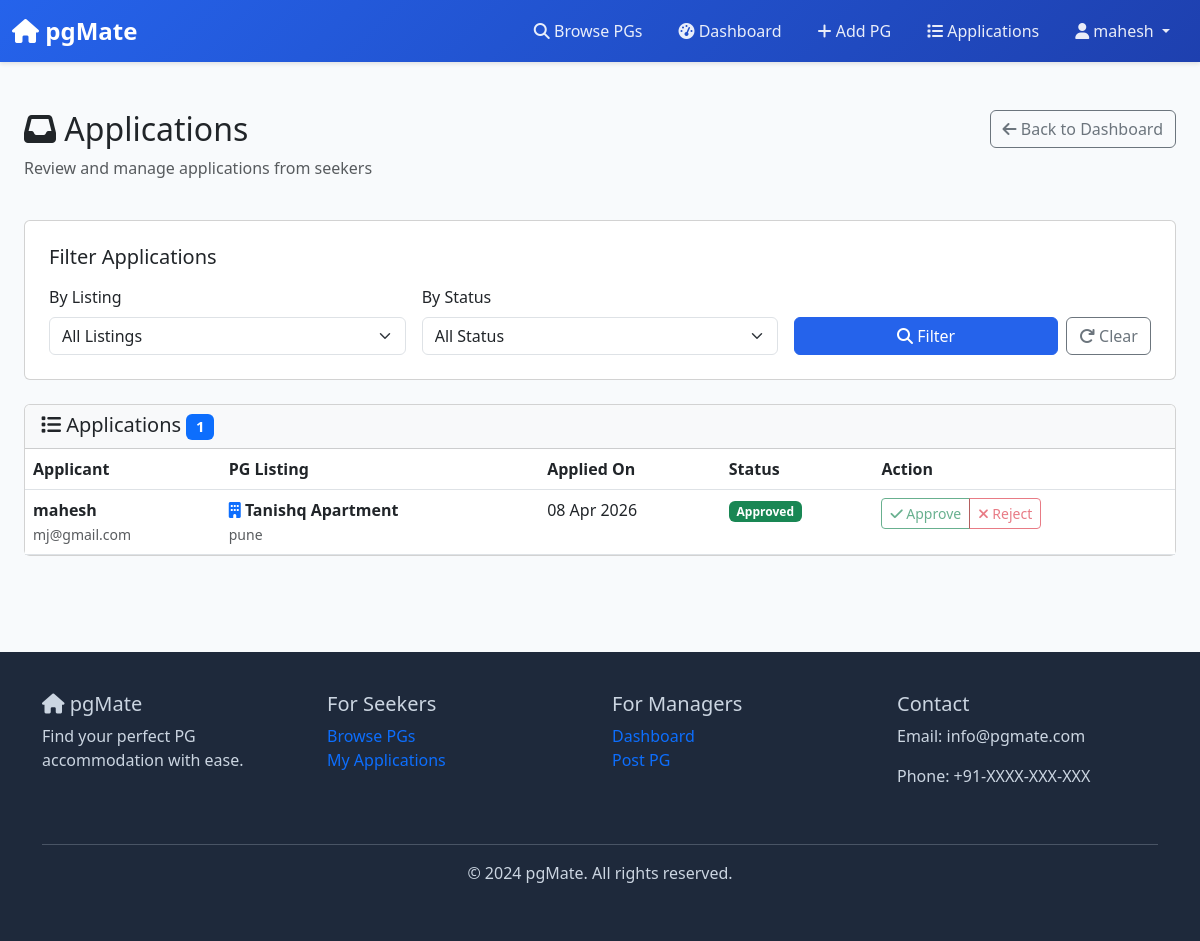
/applications/ (signed in), run on the app's committed database.
### pglistings/models.py (models this page shows, shortened)
class CustomUser(AbstractUser):
    ROLE_CHOICES = [
        ('manager', 'PG Manager'),
        ('seeker', 'Seeker'),
    ]
    user_role = models.CharField(
        max_length=10,
        choices=ROLE_CHOICES,
        default='seeker'
    )
    phone_number = models.CharField(max_length=15, blank=True, null=True)
    profile_image = models.ImageField(upload_to='profile_images/', blank=True, null=True)
    def is_manager(self):
        return self.user_role == 'manager'

class Application(models.Model):
    STATUS_CHOICES = [
        ('pending', 'Pending'),
        ('approved', 'Approved'),
        ('rejected', 'Rejected'),
    ]
    pg = models.ForeignKey(
        PGListing,
        on_delete=models.CASCADE,
        related_name='applications'
    )
    applicant = models.ForeignKey(
        CustomUser,
        on_delete=models.CASCADE,
        related_name='applications',
        limit_choices_to={'user_role': 'seeker'}
    )
    status = models.CharField(
        max_length=20,
        choices=STATUS_CHOICES,
        default='pending'
    )
    applied_on = models.DateTimeField(auto_now_add=True)
    message = models.TextField(blank=True, null=True)
    updated_at = models.DateTimeField(auto_now=True)
    class Meta:
        unique_together = ['pg', 'applicant']
        ordering = ['-applied_on']

class PGListing(models.Model):
    owner = models.ForeignKey(
        CustomUser,
        on_delete=models.CASCADE,
        related_name='pg_listings',
        limit_choices_to={'user_role': 'manager'}
    )
    pg_name = models.CharField(max_length=200)
    description = models.TextField()
    city = models.CharField(max_length=100)
    address = models.TextField()
    price_per_month = models.DecimalField(
        max_digits=10,
        decimal_places=2,
        validators=[MinValueValidator(0)]
    )
    rooms_available = models.IntegerField(validators=[MinValueValidator(1)])
    has_wifi = models.BooleanField(default=False)
    has_ac = models.BooleanField(default=False)
    has_food = models.BooleanField(default=False)
    has_laundry = models.BooleanField(default=False)
    image = models.ImageField(upload_to='pg_images/')
    created_at = models.DateTimeField(auto_now_add=True)
    updated_at = models.DateTimeField(auto_now=True)
    is_active = models.BooleanField(default=True)
    class Meta:
        ordering = ['-created_at']

### pglistings/views.py (the view)
# urls.py: path('applications/', ApplicationListView.as_view(), name='applications_list'),
class ApplicationListView(ManagerRequiredMixin, View):
    def get(self, request):
        listings = PGListing.objects.filter(owner=request.user)
        applications = Application.objects.filter(pg__owner=request.user).select_related('pg', 'applicant')
        status_filter = request.GET.get('status')
        if status_filter:
            applications = applications.filter(status=status_filter)
        listing_filter = request.GET.get('listing')
        if listing_filter:
            applications = applications.filter(pg_id=listing_filter)
        context = {
            'applications': applications,
            'listings': listings,
            'status_filter': status_filter,
            'listing_filter': listing_filter,
        }
        return render(request, 'listings/applications_list.html', context)

### pglistings/views.py (called while the page is built)
    def test_func(self):
        return self.request.user.is_manager()

### templates/listings/applications_list.html (shortened to what this page needs)
{% extends 'base.html' %}
{% block content %}
<div class="container-fluid py-5">
    <div class="row mb-4">
        <div class="col-md-8">
            <h1 class="h2"><i class="fas fa-inbox"></i> Applications</h1>
            <p class="text-muted">Review and manage applications from seekers</p>
        </div>
        <div class="col-md-4 text-end">
            <a href="{% url 'manager_dashboard' %}" class="btn btn-outline-secondary">
                <i class="fas fa-arrow-left"></i> Back to Dashboard
            </a>
        </div>
    </div>
    <div class="card mb-4">
        <div class="card-body">
            <h5 class="card-title mb-3">Filter Applications</h5>
            <form method="GET" class="row g-3">
                <div class="col-md-4">
                    <label class="form-label">By Listing</label>
                    <select name="listing" class="form-select">
                        <option value="">All Listings</option>
                    </select>
                </div>
                <div class="col-md-4">
                    <label class="form-label">By Status</label>
                    <select name="status" class="form-select">
                        <option value="">All Status</option>
                    </select>
                </div>
                <div class="col-md-4 d-flex align-items-end gap-2">
                    <button type="submit" class="btn btn-primary flex-grow-1">
                        <i class="fas fa-search"></i> Filter
                    </button>
                    <a href="{% url 'applications_list' %}" class="btn btn-outline-secondary">
                        <i class="fas fa-redo"></i> Clear
                    </a>
                </div>
            </form>
        </div>
    </div>
    <div class="card">
        <div class="card-header bg-light">
            <h5 class="mb-0">
                <i class="fas fa-list"></i> Applications
                <span class="badge bg-primary">{{ applications.count }}</span>
            </h5>
        </div>
        <div class="card-body p-0">
            {% if applications %}
                <div class="table-responsive">
                    <table class="table table-hover mb-0">
                        <thead>
                            <tr>
                                <th>Applicant</th>
                                <th>PG Listing</th>
                                <th>Applied On</th>
                                <th>Status</th>
                                <th>Action</th>
                            </tr>
                        </thead>
                        <tbody>
                            {% for application in applications %}
                                <tr>
                                    <td>
                                        <strong>{{ application.applicant.get_full_name|default:application.applicant.username }}</strong><br>
                                        <small class="text-muted">{{ application.applicant.email }}</small>
                                    </td>
                                    <td>
                                        <i class="fas fa-building text-primary"></i>
                                        <strong>{{ application.pg.pg_name }}</strong><br>
                                        <small class="text-muted">{{ application.pg.city }}</small>
                                    </td>
                                    <td>{{ application.applied_on|date:"d M Y" }}</td>
                                    <td>
                                        <span class="badge
                                            {% if application.status == 'pending' %}bg-warning
                                            {% elif application.status == 'approved' %}bg-success
                                            {% elif application.status == 'rejected' %}bg-danger
                                            {% endif %}">
                                            {{ application.get_status_display }}
                                        </span>
                                    </td>
                                    <td>
                                        <div class="btn-group btn-group-sm" role="group">
                                            <button type="button" class="btn btn-outline-success" data-bs-toggle="modal" data-bs-target="#updateModal{{ application.id }}" {% if application.status != 'pending' %}disabled{% endif %}>
                                                <i class="fas fa-check"></i> Approve
                                            </button>
                                            <button type="button" class="btn btn-outline-danger" data-bs-toggle="modal" data-bs-target="#rejectModal{{ application.id }}" {% if application.status != 'pending' %}disabled{% endif %}>
                                                <i class="fas fa-times"></i> Reject
                                            </button>
                                        </div>
                                    </td>
                                </tr>
                            {% endfor %}
                        </tbody>
                    </table>
                </div>
            {% else %}
                <div class="p-5 text-center">
                    <i class="fas fa-inbox" style="font-size: 3rem; color: #cbd5e1;"></i>
                    <p class="mt-3 text-muted">No applications found matching your filters.</p>
                </div>
            {% endif %}
        </div>
    </div>
</div>
{% endblock %}

### templates/base.html (shortened to what this page needs)
<!DOCTYPE html>
<html lang="en">
<head>
    <link href="https://cdn.jsdelivr.net/npm/bootstrap@5.3.0/dist/css/bootstrap.min.css" rel="stylesheet">
    <link rel="stylesheet" href="https://cdnjs.cloudflare.com/ajax/libs/font-awesome/6.4.0/css/all.min.css">
</head>
<body>
    <nav class="navbar navbar-expand-lg navbar-dark sticky-top">
        <div class="container-fluid">
            <a class="navbar-brand" href="{% url 'home' %}">
                <i class="fas fa-home"></i> pgMate
            </a>
            <div class="collapse navbar-collapse" id="navbarNav">
                <ul class="navbar-nav ms-auto">
                    <li class="nav-item">
                        <a class="nav-link" href="{% url 'home' %}">
                            <i class="fas fa-search"></i> Browse PGs
                        </a>
                    </li>
                    {% if user.is_authenticated %}
                        {% if user.user_role == 'manager' %}
                            <li class="nav-item">
                                <a class="nav-link" href="{% url 'manager_dashboard' %}">
                                    <i class="fas fa-tachometer-alt"></i> Dashboard
                                </a>
                            </li>
                            <li class="nav-item">
                                <a class="nav-link" href="{% url 'create_listing' %}">
                                    <i class="fas fa-plus"></i> Add PG
                                </a>
                            </li>
                            <li class="nav-item">
                                <a class="nav-link" href="{% url 'applications_list' %}">
                                    <i class="fas fa-list"></i> Applications
                                </a>
                            </li>
                        {% elif user.user_role == 'seeker' %}
                            <li class="nav-item">
                                <a class="nav-link" href="{% url 'seeker_applications' %}">
                                    <i class="fas fa-file-alt"></i> My Applications
                                </a>
                            </li>
                        {% endif %}
                        <li class="nav-item dropdown">
                            <a class="nav-link dropdown-toggle" href="#" id="userDropdown" role="button" data-bs-toggle="dropdown">
                                <i class="fas fa-user"></i> {% if user.first_name %}{{ user.first_name }}{% else %}{{ user.username }}{% endif %}
                            </a>
                        </li>
                    {% endif %}
                </ul>
            </div>
        </div>
    </nav>
    <main class="container-fluid">
        {% block content %}{% endblock %}
    </main>
    <footer class="mt-5">
        <div class="container">
            <div class="row">
                <div class="col-md-3 mb-4">
                    <h5><i class="fas fa-home"></i> pgMate</h5>
                    <p>Find your perfect PG accommodation with ease.</p>
                </div>
                <div class="col-md-3 mb-4">
                    <h5>For Seekers</h5>
                    <ul class="list-unstyled">
                        <li><a href="{% url 'home' %}" class="text-decoration-none">Browse PGs</a></li>
                        <li><a href="{% url 'seeker_applications' %}" class="text-decoration-none">My Applications</a></li>
                    </ul>
                </div>
                <div class="col-md-3 mb-4">
                    <h5>For Managers</h5>
                    <ul class="list-unstyled">
                        <li><a href="{% url 'manager_dashboard' %}" class="text-decoration-none">Dashboard</a></li>
                        <li><a href="{% url 'create_listing' %}" class="text-decoration-none">Post PG</a></li>
                    </ul>
                </div>
                <div class="col-md-3 mb-4">
                    <h5>Contact</h5>
                    <p>Email: info@pgmate.com</p>
                    <p>Phone: +91-XXXX-XXX-XXX</p>
                </div>
            </div>
            <hr class="bg-light">
            <div class="text-center">
                <p>&copy; 2024 pgMate. All rights reserved.</p>
            </div>
        </div>
    </footer>
</body>
</html>

### templates/base.html (style rules this page uses)
:root { --primary-color: #2563eb; --secondary-color: #64748b; --success-color: #10b981; --danger-color: #ef4444; --warning-color: #f59e0b; }
body { font-family: 'Segoe UI', Tahoma, Geneva, Verdana, sans-serif; background-color: #f8fafc; }
.navbar { background: linear-gradient(135deg, var(--primary-color) 0%, #1e40af 100%); box-shadow: 0 2px 4px rgba(0,0,0,0.1); }
.navbar-brand { font-weight: 700; font-size: 1.5rem; color: white !important; }
.nav-link { color: rgba(255, 255, 255, 0.9) !important; transition: color 0.3s ease; margin: 0 10px; }
.card-body { padding: 1.5rem; }
.btn-primary { background-color: var(--primary-color); border-color: var(--primary-color); }
footer { background-color: #1e293b; color: #cbd5e1; padding: 40px 0; margin-top: 60px; }

### data on the page
CustomUser: first_name "mahesh"
Application: applicant.get_full_name "mahesh", applicant.email "mj@gmail.com", pg.pg_name "Tanishq Apartment", pg.city "pune", applied_on "08 Apr 2026", status "Approved"

### other printed values
{{ applications.count }} "1"
